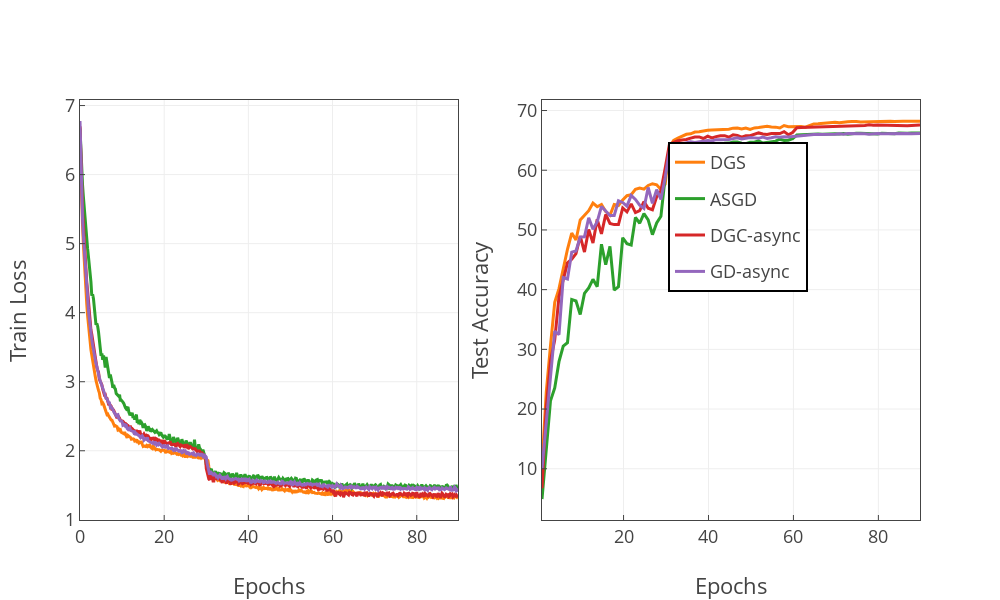

This figure's notebook cell:
### Code cell
# resnet-18 16workers

DGS = prepare_data('~/share/DGS/log/result_imagenet/node11_gradient_sgd_resnet18_m0.45_e120_b256_16worker.csv')[:450]
asgd = prepare_data('~/share/DGS/log/result_imagenet/node9_asgd_resnet18_m0.45_e120_b256_16worker.csv')[:450]
DGC = prepare_data('~/share/DGS/log/result_imagenet/node8_dgc_resnet18_m0.45_e120_b256_16worker.csv')[:450]
aji = prepare_data('~/share/DGS/log/result_imagenet/node2_aji_resnet18_m0.45_e90_b256_16worker.csv')[:450]
datas_str = '[DGS,asgd,DGC,aji]'
datas=eval(datas_str)
labels=[i.replace('[','').replace(']','') for i in datas_str.split(',')]
labels=['DGS','ASGD','DGC-async','GD-async']
# train_acc(datas,labels)
# train_loss(datas,labels)
# test_acc(datas,labels)
# test_loss(datas,labels)
subplot(datas,labels)
# for i in datas:
#     print(DGS.test_accuracy.max())
